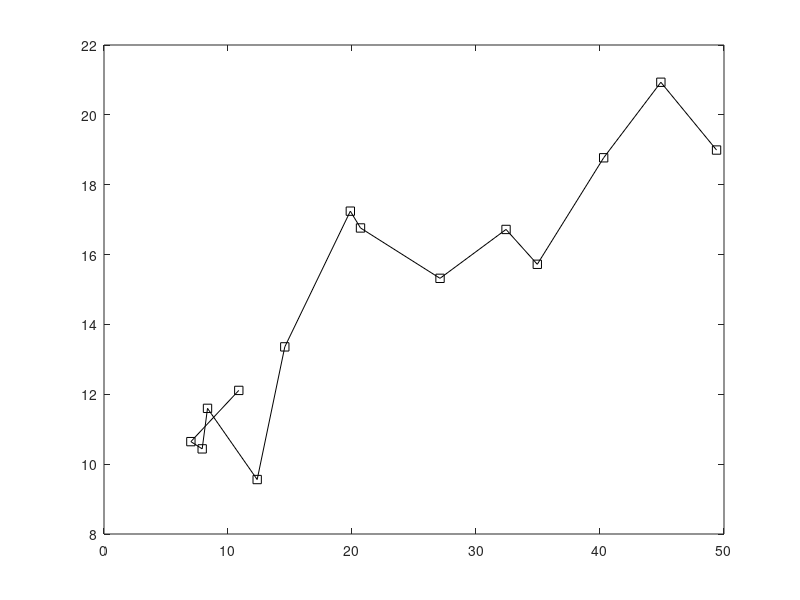

Write MATLAB code to recreate this figure. (Note: this script raises an error after producing the figure.)
% Make a point move in the 2D plane
% State = (x y xdot ydot). We only observe (x y).

% X(t+1) = A X(t) + B noise(Q)
% Y(t) = C X(t) + noise(R)

sss = 4; % state size
os = 2; % observation size

A = [1  0   1   0
     0  1   0   1
     0  0   1   0
     0  0   0   1];

B = [1  0   0   0 
     0  1   0   0 
     0  0   1   0 
     0  0   0   1 ];
 
C = [1  0   0   0
     0  1   0   0];
 
D=[0  0   0   0 
   0  0   0   0 ];
 
                                        
Q = 0.2*eye(sss);
R = 1*eye(os);

initx = [10 10 1 0]';
initV = 10*eye(sss);

T = 15;
t = [0:T:200]';
n = length(t)
randn('seed',0)
w = randn(n,4);
v = randn(n,2);

%%%%%%%%%%%%%%%%%%%%%%% plant %%%%%%%%%%%%%%%%%%%
a=A;
b = [1  0   0   0   0   0 
     0  1   0   0   0   0 
     0  0   1   0   0   0 
     0  0   0   1   0   0];

c=C;
d= [0  0   0   0   1   0
    0  0   0   0   0   1];
Plant = ss(a,b,c,d,-1,...
    'inputname',{'wx1','wx2','wdx1','wdx2','vx1','vx2'},...
    'outputname',{'y1','y2'});

[out,x] = lsim(Plant,[w,v],t,initx);
plot(out(:,1), out(:,2), 'ks-');

% %%%%%%%%%%%%%%%%%%%%%%%%%%%%%%%%%%%%%%%%%%%%%%%%%%%%%%%%%%%

% Note: set sample time to -1 to mark model as discrete
PlantModel = ss(A,B,C,D,-1,...
    'inputname',{'wx1','wx2','wdx1','wdx2'},...
    'outputname',{'y1','y2'});

[kalmf,L,P,M] = kalman(PlantModel,Q,R);            

% You are now ready to simulate the filter behavior.
% Generate a process and measurement noise vectors w and v

% Now simulate with lsim.
[est,est_x] = lsim(kalmf,out);
hold on
plot(est(:,3), est(:,4));
scatter(est(:,3), est(:,4), 20*sqrt(est(:,5).^2+ est(:,6).^2));
sqrt(est(:,5).^2+ est(:,6).^2)
 
% subplot(211), plot(t,y,'--',t,ye,'-'), 
% xlabel('No. of samples'), ylabel('Output')
% title('Kalman filter response')
% subplot(212), plot(t,y-yv,'-.',t,y-ye,'-'),
% xlabel('No. of samples'), ylabel('Error')
% 
